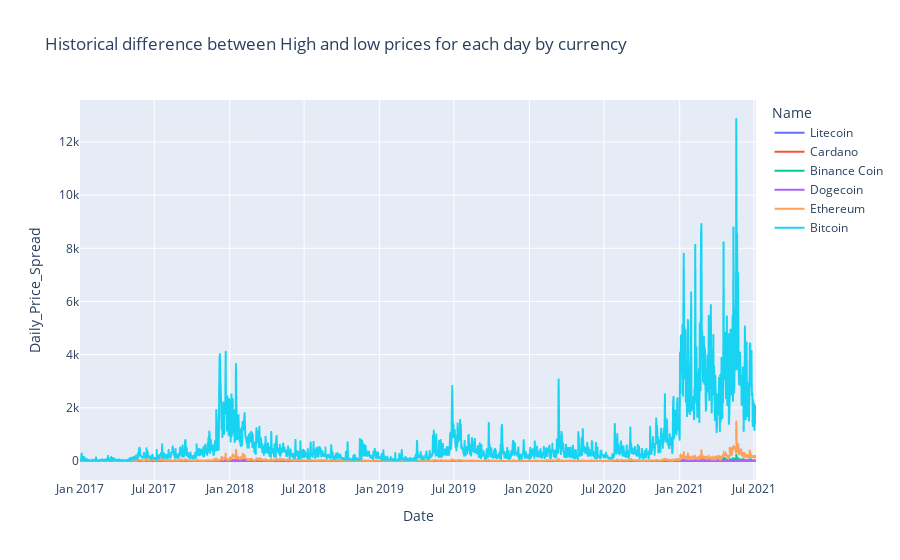

Notebook source saved alongside this figure:
### Code cell
# Load the data
df = pd.read_csv('sixcrypto.csv')

# Convert the 'Date' column to a datetime object
df['Date'] = pd.to_datetime(df['Date'])

# Calculate the daily price spread
df['Daily_Price_Spread'] = df['High'] - df['Low']

# Plot the data
fig = px.line(df, x='Date', y='Daily_Price_Spread', color='Name', title='Historical difference between High and low prices for each day by currency')

fig.show()

### Figure 1 — Plotly figure (JSON) as saved in the notebook; plotly's stock layout.template omitted (floating-point values rounded to 4 significant figures; data arrays with more than 128 entries replaced by an {"elided": "..."} marker saying what was removed)
{"data": [{"hovertemplate": "Name=Litecoin<br>Date=%{x}<br>Daily_Price_Spread=%{y}<extra></extra>", "legendgroup": "Litecoin", "line": {"color": "#636efa", "dash": "solid"}, "marker": {"symbol": "circle"}, "mode": "lines", "name": "Litecoin", "showlegend": true, "type": "scattergl", "x": {"elided": "1648 str values"}, "xaxis": "x", "y": {"elided": "1648 float values"}, "yaxis": "y"}, {"hovertemplate": "Name=Cardano<br>Date=%{x}<br>Daily_Price_Spread=%{y}<extra></extra>", "legendgroup": "Cardano", "line": {"color": "#EF553B", "dash": "solid"}, "marker": {"symbol": "circle"}, "mode": "lines", "name": "Cardano", "showlegend": true, "type": "scattergl", "x": {"elided": "1374 str values"}, "xaxis": "x", "y": {"elided": "1374 float values"}, "yaxis": "y"}, {"hovertemplate": "Name=Binance Coin<br>Date=%{x}<br>Daily_Price_Spread=%{y}<extra></extra>", "legendgroup": "Binance Coin", "line": {"color": "#00cc96", "dash": "solid"}, "marker": {"symbol": "circle"}, "mode": "lines", "name": "Binance Coin", "showlegend": true, "type": "scattergl", "x": {"elided": "1442 str values"}, "xaxis": "x", "y": {"elided": "1442 float values"}, "yaxis": "y"}, {"hovertemplate": "Name=Dogecoin<br>Date=%{x}<br>Daily_Price_Spread=%{y}<extra></extra>", "legendgroup": "Dogecoin", "line": {"color": "#ab63fa", "dash": "solid"}, "marker": {"symbol": "circle"}, "mode": "lines", "name": "Dogecoin", "showlegend": true, "type": "scattergl", "x": {"elided": "1648 str values"}, "xaxis": "x", "y": {"elided": "1648 float values"}, "yaxis": "y"}, {"hovertemplate": "Name=Ethereum<br>Date=%{x}<br>Daily_Price_Spread=%{y}<extra></extra>", "legendgroup": "Ethereum", "line": {"color": "#FFA15A", "dash": "solid"}, "marker": {"symbol": "circle"}, "mode": "lines", "name": "Ethereum", "showlegend": true, "type": "scattergl", "x": {"elided": "1648 str values"}, "xaxis": "x", "y": {"elided": "1648 float values"}, "yaxis": "y"}, {"hovertemplate": "Name=Bitcoin<br>Date=%{x}<br>Daily_Price_Spread=%{y}<extra></extra>", "legendgroup": "Bitcoin", "line": {"color": "#19d3f3", "dash": "solid"}, "marker": {"symbol": "circle"}, "mode": "lines", "name": "Bitcoin", "showlegend": true, "type": "scattergl", "x": {"elided": "1648 str values"}, "xaxis": "x", "y": {"elided": "1648 float values"}, "yaxis": "y"}], "layout": {"legend": {"title": {"text": "Name"}, "tracegroupgap": 0}, "title": {"text": "Historical difference between High and low prices for each day by currency"}, "xaxis": {"anchor": "y", "domain": [0, 1], "title": {"text": "Date"}}, "yaxis": {"anchor": "x", "domain": [0, 1], "title": {"text": "Daily_Price_Spread"}}}}
